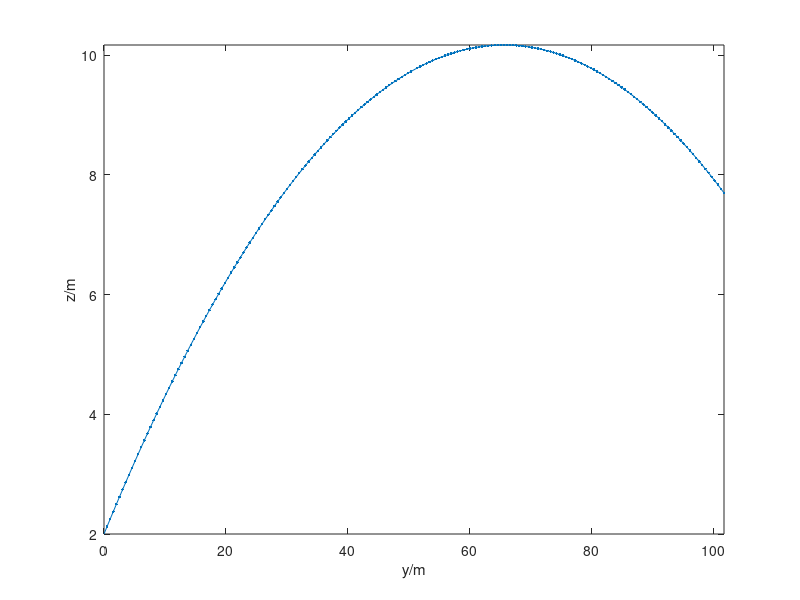

The MATLAB script that drew this image:
%% (base SI units used throughout)
%% Numerical simulation of object motion in 2D with gravity
%% Coordinates (y,z)
%% Parameters and initial values:
t0 = 0; % initial time
t1 = t0 + 2; % final time
Py0 = 3; Pz0 = 0.75; % initial momentum
y0 = 0; z0 = 2; % initial position
Fy = 0; Fz = 0; % momentum influx (constant)
Gy = 0; Gz = -0.579; % momentum supply (constant)
m = 0.059; % tennis ball's mass
dt = 0.01; % time step %@
%% adjust final time if not multiple of timestep
t1 = t1 + mod(t1-t0,dt);
%% check if timestep and time interval are consistent
%% (we can integrate backward in time)
if (t1-t0)*dt <= 0
  error('time interval inconsistent with timestep');
end
%%
%% We save values of all quantities at some steps during the simulation,
%% in case we want to do some analysis or plotting afterwards.
%% Saving at all timesteps could be too costly in terms of memory
Nsaves = 200; % number of timepoints to save during the simulation
%% Calculate time interval for saving
dsave = (t1-t0)/(Nsaves-1);
if abs(dsave) < abs(dt)
  error('time interval between saves is smaller than timestep')
end
%% Initialize vectors to contain saved values
tSave = nan(Nsaves,1);
ySave = nan(Nsaves,1); zSave = nan(Nsaves,1);
PySave = nan(Nsaves,1); PzSave = nan(Nsaves,1);
vySave = nan(Nsaves,1); vzSave = nan(Nsaves,1);
%%
%% Initialize plot
cols = get(0, 'DefaultAxesColorOrder');
plot(ySave(1), zSave(1), '.', 'Color', cols(1,:)); axis('tight');
xlabel('y/m'); ylabel('z/m'); hold on; %@
%% Numerical time integration
%% initialize
t = t0;
y = y0; z = z0;
Py = Py0; Pz = Pz0;
vy = Py/m; vz = Pz/m; %@
%% Save initial values
i = 1; % index that keeps count of savepoints
tSave(i) = t0;
ySave(i) = y0; zSave(i) = z0;
PySave(i) = Py0; PzSave(i) = Pz0;
vySave(i) = Py0/m; vzSave(i) = Pz0/m; %@
while abs(t) < abs(t1)
  %% update time
    t = t + dt;
    %% update momentum
    Py = Py + (Fy + Gy)*dt;
    Pz = Pz + (Fz + Gz)*dt;
    %% update velocity (from constitutive relation P=mv)
    vy = Py/m;
    vz = Pz/m;
    %% update position
    y = y + vy*dt;
    z = z + vz*dt; %@
    %% Check whether we save & plot at this step
    if min(abs([0 dsave] - mod(t-t0, dsave))) <= abs(dt)/2
      i = i+1;
      tSave(i) = t;
      ySave(i) = y; zSave(i) = z;
      vySave(i) = vy; vzSave(i) = vz;
      PySave(i) = Py; PzSave(i) = Pz;
      plot(y, z, '.', 'Color', cols(1,:));
      pause(0.001);
    end %@
end %@
plot(ySave, zSave, 'Color', cols(1,:)); axis('tight'); %@
